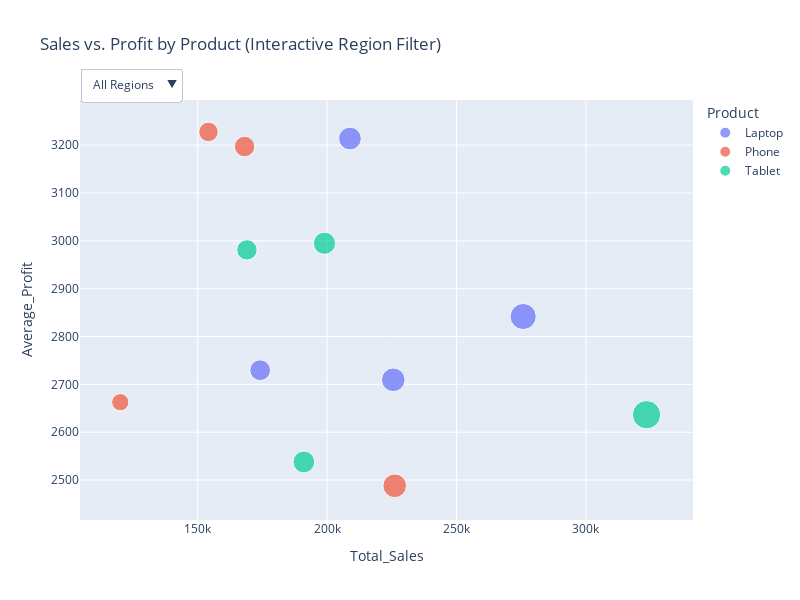

The cell this chart's notebook holds for it:
### Markdown cell above
**Task 2:** Data Dashboard Taxonomies

Add interactivity features such as:

A dropdown menu to select regions or products

A dynamic update (simulating real-time data) using Python’s update functions

Explain how your dashboard fits into:

Data Update Type (Static, Scheduled, or Real-Time)

User Interaction (Filter, Drilldown, etc.)

Organizational Function (Strategic, Analytical, Operational)

### Code cell
np.random.seed(42)
months = pd.date_range("2024-01-01", periods=12, freq="M")
regions = ["North", "South", "East", "West"]
products = ["Laptop", "Tablet", "Phone"]

data = {
    "Month": np.random.choice(months, 200),
    "Region": np.random.choice(regions, 200),
    "Product": np.random.choice(products, 200),
    "Sales": np.random.randint(5000, 20000, 200),
    "Profit": np.random.randint(500, 5000, 200)
}

df = pd.DataFrame(data)

agg_df = df.groupby(["Region", "Product"], as_index=False).agg(
    Total_Sales=("Sales", "sum"),
    Average_Profit=("Profit", "mean")
).reset_index(drop=True)

# 1. Prepare numerical codes for consistent coloring in the dropdown update
agg_df['Color_Codes'] = agg_df['Product'].astype('category').cat.codes

# 2. Initialize the Scatter Plot using Plotly Express
fig_dropdown = px.scatter(
    agg_df,
    x="Total_Sales",
    y="Average_Profit",
    color="Product",
    size="Total_Sales",
    title="Sales vs. Profit by Product (Interactive Region Filter)",
    hover_data=["Total_Sales", "Average_Profit"]
)

# 3. Create the buttons list for the dropdown menu
buttons = []
buttons.append(dict(
    method='update',
    label='All Regions',
    args=[
        {'x': [agg_df['Total_Sales']],
         'y': [agg_df['Average_Profit']],
         'customdata': [agg_df['Product']],
         'marker.color': [agg_df['Color_Codes']]},
        {'title': 'All Regions - Sales vs. Profit'}
    ]
))

for region in regions:
    region_data = agg_df[agg_df['Region'] == region]

    buttons.append(dict(
        method='update',
        label=region,
        args=[
            {'x': [region_data['Total_Sales']],
             'y': [region_data['Average_Profit']],
             'customdata': [region_data['Product'].tolist()],
             'marker.color': [region_data['Color_Codes']]},
            {'title': f'{region} Region - Sales vs. Profit'}
        ]
    ))

# 4. Apply the updatemenus layout
fig_dropdown.update_layout(
    updatemenus=[
        dict(
            buttons=buttons,
            direction="down",
            pad={"r": 10, "t": 10},
            showactive=True,
            x=0.0,
            xanchor="left",
            y=1.1,
            yanchor="top"
        )
    ],
    height=600,
    width=800
)

fig_dropdown.show()

### Figure 1 — Plotly figure (JSON) as saved in the notebook; plotly's stock layout.template omitted (floating-point values rounded to 4 significant figures)
{"data": [{"hovertemplate": "Product=Laptop<br>Total_Sales=%{marker.size}<br>Average_Profit=%{y}<extra></extra>", "legendgroup": "Laptop", "marker": {"color": "#636efa", "size": [208835, 225573, 174130, 275780], "sizemode": "area", "sizeref": 808.6, "symbol": "circle"}, "mode": "markers", "name": "Laptop", "orientation": "v", "showlegend": true, "type": "scatter", "x": [208835, 225573, 174130, 275780], "xaxis": "x", "y": [3214.0, 2710.0, 2730.0, 2842.0], "yaxis": "y"}, {"hovertemplate": "Product=Phone<br>Total_Sales=%{marker.size}<br>Average_Profit=%{y}<extra></extra>", "legendgroup": "Phone", "marker": {"color": "#EF553B", "size": [154154, 120071, 168129, 226127], "sizemode": "area", "sizeref": 808.6, "symbol": "circle"}, "mode": "markers", "name": "Phone", "orientation": "v", "showlegend": true, "type": "scatter", "x": [154154, 120071, 168129, 226127], "xaxis": "x", "y": [3228.0, 2663.0, 3197.0, 2488.0], "yaxis": "y"}, {"hovertemplate": "Product=Tablet<br>Total_Sales=%{marker.size}<br>Average_Profit=%{y}<extra></extra>", "legendgroup": "Tablet", "marker": {"color": "#00cc96", "size": [169013, 191010, 198990, 323457], "sizemode": "area", "sizeref": 808.6, "symbol": "circle"}, "mode": "markers", "name": "Tablet", "orientation": "v", "showlegend": true, "type": "scatter", "x": [169013, 191010, 198990, 323457], "xaxis": "x", "y": [2981.0, 2538.0, 2995.0, 2637.0], "yaxis": "y"}], "layout": {"height": 600, "legend": {"itemsizing": "constant", "title": {"text": "Product"}, "tracegroupgap": 0}, "title": {"text": "Sales vs. Profit by Product (Interactive Region Filter)"}, "updatemenus": [{"buttons": [{"args": [{"customdata": [["Laptop", "Phone", "Tablet", "Laptop", "Phone", "Tablet", "Laptop", "Phone", "Tablet", "Laptop", "Phone", "Tablet"]], "marker.color": [[0, 1, 2, 0, 1, 2, 0, 1, 2, 0, 1, 2]], "x": [[208835, 154154, 169013, 225573, 120071, 191010, 174130, 168129, 198990, 275780, 226127, 323457]], "y": [[3214.0, 3228.0, 2981.0, 2710.0, 2663.0, 2538.0, 2730.0, 3197.0, 2995.0, 2842.0, 2488, 2637.0]]}, {"title": "All Regions - Sales vs. Profit"}], "label": "All Regions", "method": "update"}, {"args": [{"customdata": [["Laptop", "Phone", "Tablet"]], "marker.color": [[0, 1, 2]], "x": [[225573, 120071, 191010]], "y": [[2710.0, 2663.0, 2538.0]]}, {"title": "North Region - Sales vs. Profit"}], "label": "North", "method": "update"}, {"args": [{"customdata": [["Laptop", "Phone", "Tablet"]], "marker.color": [[0, 1, 2]], "x": [[174130, 168129, 198990]], "y": [[2730.0, 3197.0, 2995.0]]}, {"title": "South Region - Sales vs. Profit"}], "label": "South", "method": "update"}, {"args": [{"customdata": [["Laptop", "Phone", "Tablet"]], "marker.color": [[0, 1, 2]], "x": [[208835, 154154, 169013]], "y": [[3214.0, 3228.0, 2981.0]]}, {"title": "East Region - Sales vs. Profit"}], "label": "East", "method": "update"}, {"args": [{"customdata": [["Laptop", "Phone", "Tablet"]], "marker.color": [[0, 1, 2]], "x": [[275780, 226127, 323457]], "y": [[2842.0, 2488, 2637.0]]}, {"title": "West Region - Sales vs. Profit"}], "label": "West", "method": "update"}], "direction": "down", "pad": {"r": 10, "t": 10}, "showactive": true, "x": 0, "xanchor": "left", "y": 1.1, "yanchor": "top"}], "width": 800, "xaxis": {"anchor": "y", "domain": [0, 1], "title": {"text": "Total_Sales"}}, "yaxis": {"anchor": "x", "domain": [0, 1], "title": {"text": "Average_Profit"}}}}
